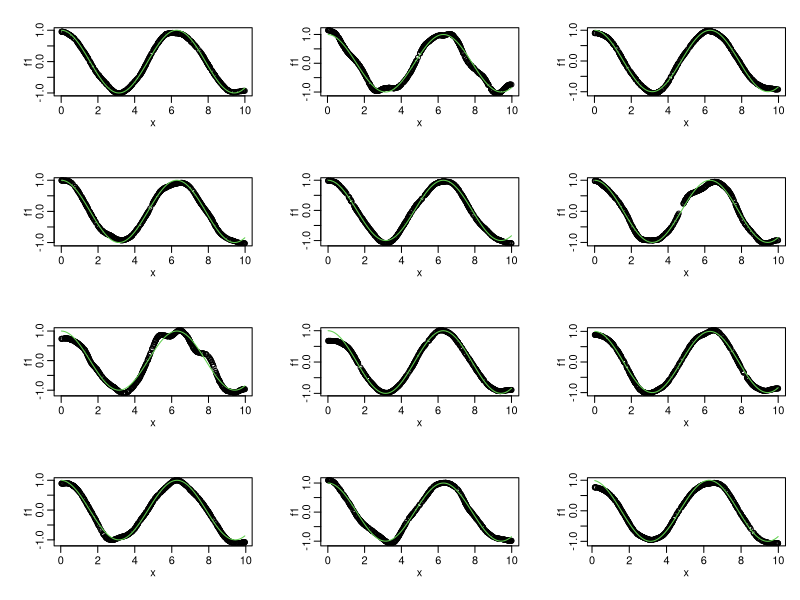
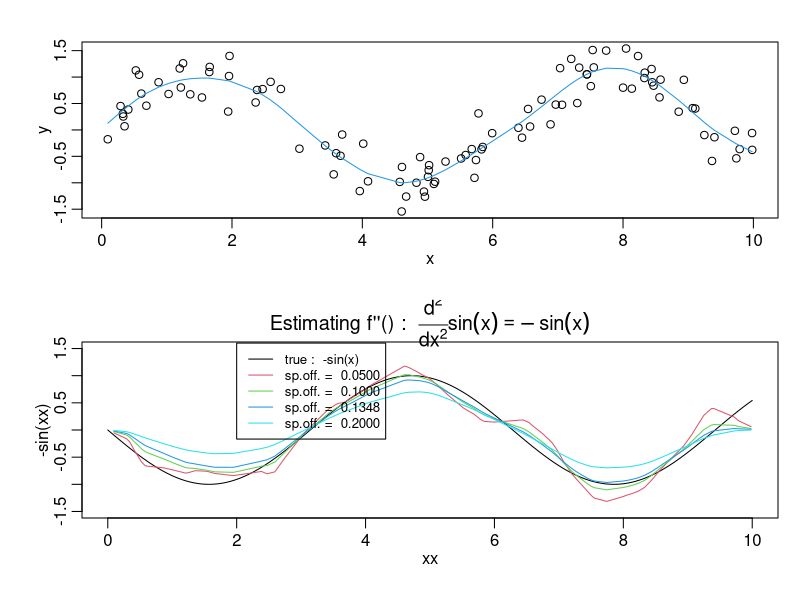

Reproduce these figures in R, in order.
library(sfsmisc)


### Name: D2ss
### Title: Numerical Derivatives of (x,y) Data (via Smoothing Splines)
### Aliases: D2ss D1ss D1tr
### Keywords: smooth

### ** Examples


## First Derivative  --- spar.off = 0  ok "asymptotically" (?)
set.seed(330)
mult.fig(12)
for(i in 1:12) {
  x <- runif(500, 0,10); y <- sin(x) + rnorm(500)/4
  f1 <- D1ss(x=x,y=y, spar.off=0.0)
  plot(x,f1, ylim = range(c(-1,1,f1)))
  curve(cos(x), col=3, add= TRUE)
}

 set.seed(8840)
 x <- runif(100, 0,10)
 y <- sin(x) + rnorm(100)/4

 op <- par(mfrow = c(2,1))
 plot(x,y)
 lines(ss <- smooth.spline(x,y), col = 4)
 str(ss[c("df", "spar")])
 xx <- seq(0,10, len=201)
 plot(xx, -sin(xx), type = 'l', ylim = c(-1.5,1.5))
 title(expression("Estimating f''() :  " * frac(d^2,dx^2) * sin(x) == -sin(x)))
 offs <- c(0.05, 0.1, 0.1348, 0.2)
 i <- 1
 for(off in offs) {
   d12 <- D2ss(x,y, spar.offset = off)
   lines(d12, col = i <- i+1)
 }
 legend(2,1.6, c("true :  -sin(x)",paste("sp.off. = ", format(offs))), lwd=1,
        col = 1:(1+length(offs)), cex = 0.8, bg = NA)
 par(op)
